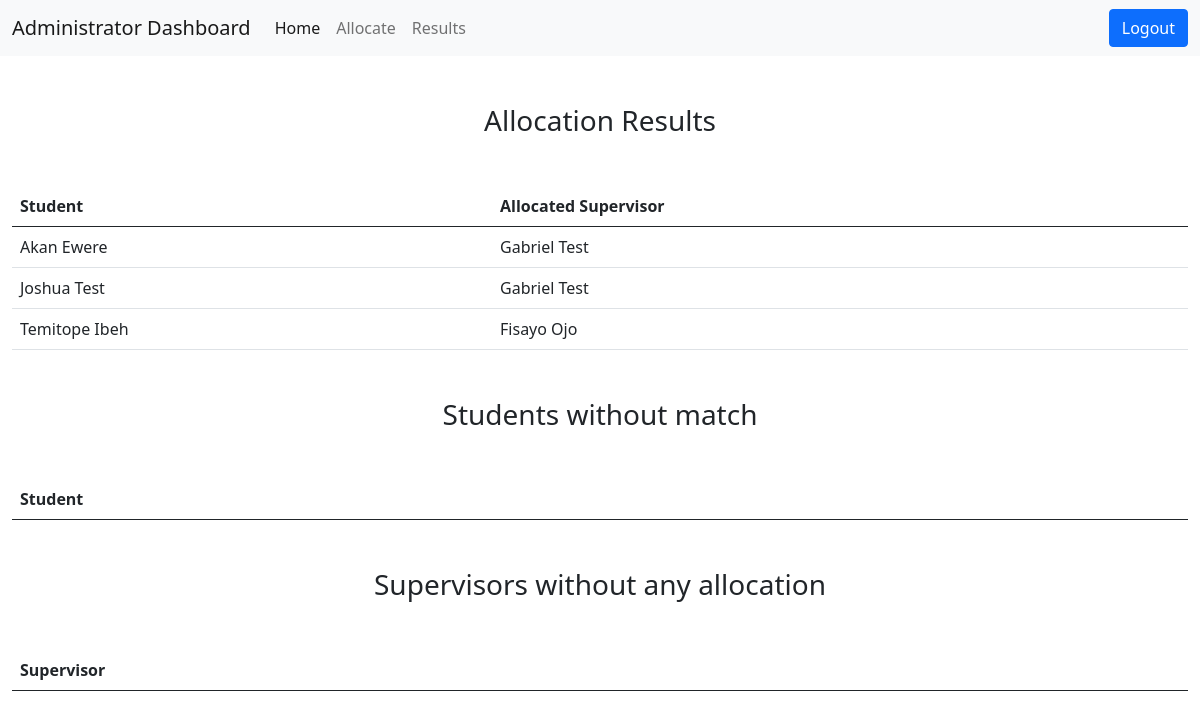
The page /dashboard/admin/results (signed in) on the database as committed earlier.
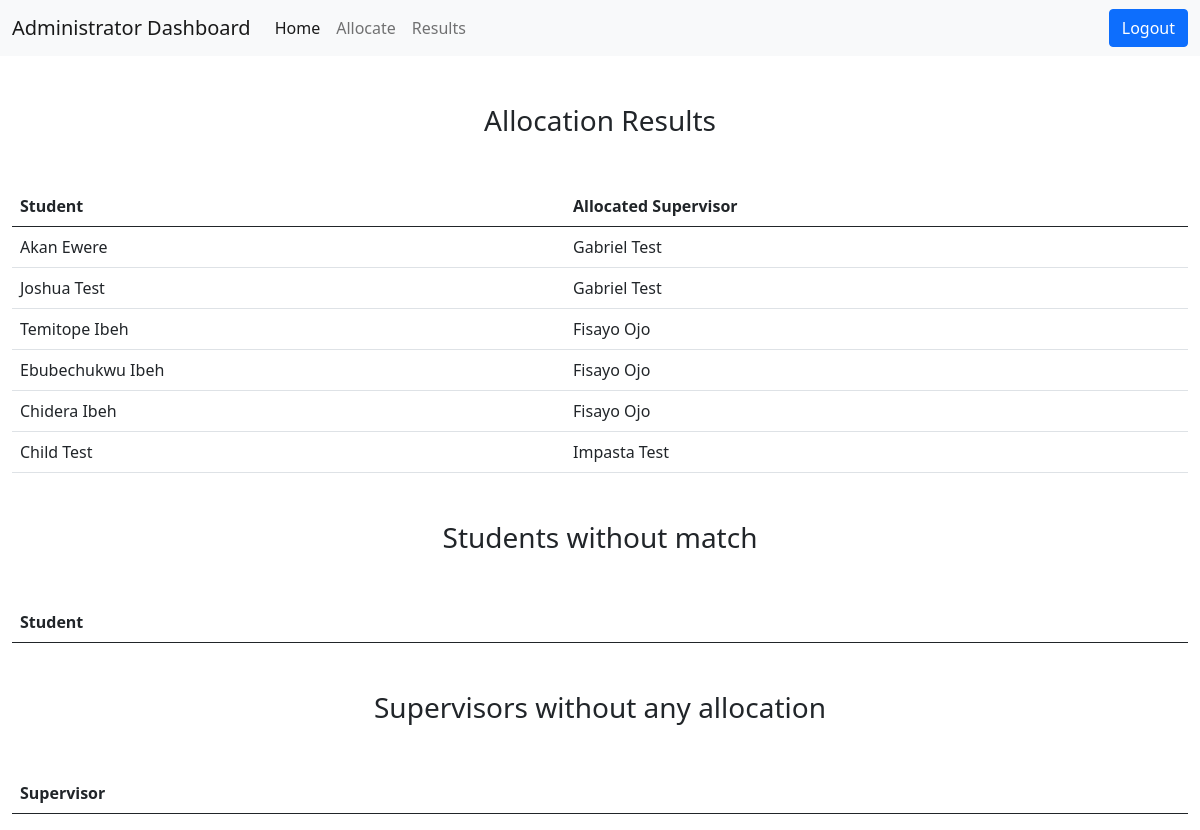
The same page on the database as committed later.
### accounts/models.py (models this page shows, shortened)
class Allocated(models.Model):
    student = models.OneToOneField(UnallocatedStudents,  on_delete=models.CASCADE, null=False)
    supervisor = models.ForeignKey(UnallocatedSupervisors, on_delete=models.CASCADE, null=False)
    class Meta:
        verbose_name_plural = 'Allocated'

class UnallocatedStudents(models.Model):
    AREAS = (
        ('Artificial Intelligence - Robotics, Data Science, Algorithm Design, Machine Learning', 'Artificial Intelligence - Robotics, Data Science, Algorithm Design, Machine Learning'),
        ('Systems Engineering - Information Systems, Web Development, Mobile Development, Game Development, Software Development, Database Management', 'Systems Engineering - Information Systems, Web Development, Mobile Development, Game Development, Software Development, Database Management'),
        ('Networking and Communication - Network Administration, Telecommunication, Cloud Computing', 'Networking and Communication - Network Administration, Telecommunication, Cloud Computing'),
        ('Design and Animation','Design and Animation'),
        ('Cyber Security', 'Cyber Security'),
    )
    CATEGORY = (
        ('Research', 'Research'),
        ('Implementation', 'Implementation'),
        ('Research + Implementation', 'Research + Implementation'),
    )
    student = models.OneToOneField(Students,  on_delete=models.CASCADE, null=False)
    level = models.CharField(max_length=200,  default=None)
    department = models.CharField(max_length=200,  default=None)
    course = models.CharField(max_length=200,  default=None)
    type = models.CharField(max_length=200, verbose_name=("Category of Project"), choices=CATEGORY, default=None)
    first_choice = models.CharField(max_length=200, verbose_name=("First Choice"), choices=AREAS, default=None)
    second_choice = models.CharField(max_length=200, verbose_name=("Second Choice"), choices=AREAS, default=None)
    third_choice = models.CharField(max_length=200, verbose_name=("Third Choice"), choices=AREAS, default=None)
    fourth_choice = models.CharField(max_length=200, verbose_name=("Fourth Choice"), choices=AREAS, default=None)
    fifth_choice = models.CharField(max_length=200, verbose_name=("Fifth Choice"), choices=AREAS, default=None)
    class Meta:
        verbose_name_plural = 'Unallocated Students'
    def __str__(self):
        return str(self.student)

class Students(models.Model):
    LEVEL = (
        ('400 Level', '400 Level'),
        ('500 Level', '500 Level'),
    )
    DEPARTMENT = (
        ('CIS', 'Computer and Information Science'),
    )
    COURSE = (
        ('Computer Science', 'Computer Science'),
        ('Management and Information Science', 'Management and Information Science'),
    )
    student = models.OneToOneField(User, on_delete=models.CASCADE, null=False)
    level = models.CharField(max_length=200, choices=LEVEL)
    department = models.CharField(max_length=200, choices=DEPARTMENT)
    course = models.CharField(max_length=200, choices=COURSE)
    class Meta:
        verbose_name_plural = 'Students'
    def __str__(self):
        return str(self.student)

class UnallocatedSupervisors(models.Model):
    AREAS = (
        ('Artificial Intelligence - Robotics, Data Science, Algorithm Design, Machine Learning', 'Artificial Intelligence - Robotics, Data Science, Algorithm Design, Machine Learning'),
        ('Systems Engineering - Information Systems, Web Development, Mobile Development, Game Development, Software Development, Database Management', 'Systems Engineering - Information Systems, Web Development, Mobile Development, Game Development, Software Development, Database Management'),
        ('Networking and Communication - Network Administration, Telecommunication, Cloud Computing', 'Networking and Communication - Network Administration, Telecommunication, Cloud Computing'),
        ('Design and Animation','Design and Animation'),
        ('Cyber Security', 'Cyber Security'),
    )
    CATEGORY = (
        ('Research', 'Research'),
        ('Implementation', 'Implementation'),
        ('Research + Implementation', 'Research + Implementation'),
    )
    supervisor = models.OneToOneField(Supervisors,on_delete=models.CASCADE, null=False)
    staff_level = models.CharField(max_length=200, default=None)
    department = models.CharField(max_length=200,  default=None)
    type = models.CharField(max_length=200, verbose_name=("Category of Project"), choices=CATEGORY, default=None)
    first_choice = models.CharField(max_length=200, verbose_name=("First Choice"), choices=AREAS, default=None)
    second_choice = models.CharField(max_length=200, verbose_name=("Second Choice"), choices=AREAS, default=None)
    third_choice = models.CharField(max_length=200, verbose_name=("Third Choice"), choices=AREAS, default=None)
    fourth_choice = models.CharField(max_length=200, verbose_name=("Fourth Choice"), choices=AREAS, default=None)
    fifth_choice = models.CharField(max_length=200, verbose_name=("Fifth Choice"), choices=AREAS, default=None)
    class Meta:
        verbose_name_plural = 'Unallocated Supervisors'
    def __str__(self):
        return str(self.supervisor)

class Supervisors(models.Model):
    LEVEL = (
        ('Professor', 'Professor'),
        ('Associate Professor', 'Associate Professor'),
        ('Senior Lecturer', 'Senior Lecturer'),
        ('Lecturer 1', 'Lecturer 1'),
        ('Lecturer 2', 'Lecturer 2'),
        ('Assistant Lecturer', 'Assistant Lecturer'),
    )
    DEPARTMENT = (
        ('CIS', 'Computer and Information Science'),
    )
    staff = models.OneToOneField(User, on_delete=models.CASCADE, null=False)
    staff_level = models.CharField(max_length=200, choices=LEVEL)
    department = models.CharField(max_length=200, choices=DEPARTMENT)
    class Meta:
        verbose_name_plural = 'Supervisors'
    def __str__(self):
        return str(self.staff)

### accounts/views.py (the view)
# urls.py: path('dashboard/admin/results', views.allocate_results, name='allocate_results'),
@login_required
def allocate_results(request):
    results = Allocated.objects.all()
    context = {
        'results': results
    }
    return render(request, 'accounts/admin/allocate_results.html', context)

### accounts/models.py (called while the page is built)
def get_full_name(self):
    return str(self.first_name) + " " + str(self.last_name)

### accounts/templates/accounts/admin/allocate_results.html (shortened to what this page needs)
{% extends "accounts/admin/base_admin.html" %}
{% load static %}
{% block content %}
<div class="text-center mt-5 mb-5">
    <h3>Allocation Results</h3>
</div>
<table class="table table-hover">
    <thead>
      <tr>
        <th scope="col">Student</th>
        <th scope="col">Allocated Supervisor</th>
      </tr>
    </thead>
    <tbody>
        {% for allocate in results %}
        <tr>
            <td>{{ allocate.student }}</td>
            <td>{{ allocate.supervisor }}</td>
          </tr>
        {% endfor %}
    </tbody>
  </table>
<div class="text-center mt-5 mb-5">
    <h3>Students without match</h3>
</div>
<table class="table table-hover">
    <thead>
      <tr>
        <th scope="col">Student</th>
      </tr>
    </thead>
  </table>
<div class="text-center mt-5 mb-5">
    <h3>Supervisors without any allocation</h3>
</div>
<table class="table table-hover">
    <thead>
      <tr>
        <th scope="col">Supervisor</th>
      </tr>
    </thead>
  </table>
{% endblock %}

Rows that differ between the two databases and show on the page:
added Allocated: student "Ebubechukwu Ibeh", supervisor "Fisayo Ojo"
added Allocated: student "Chidera Ibeh", supervisor "Fisayo Ojo"
added Allocated: student "Child Test", supervisor "Impasta Test"
